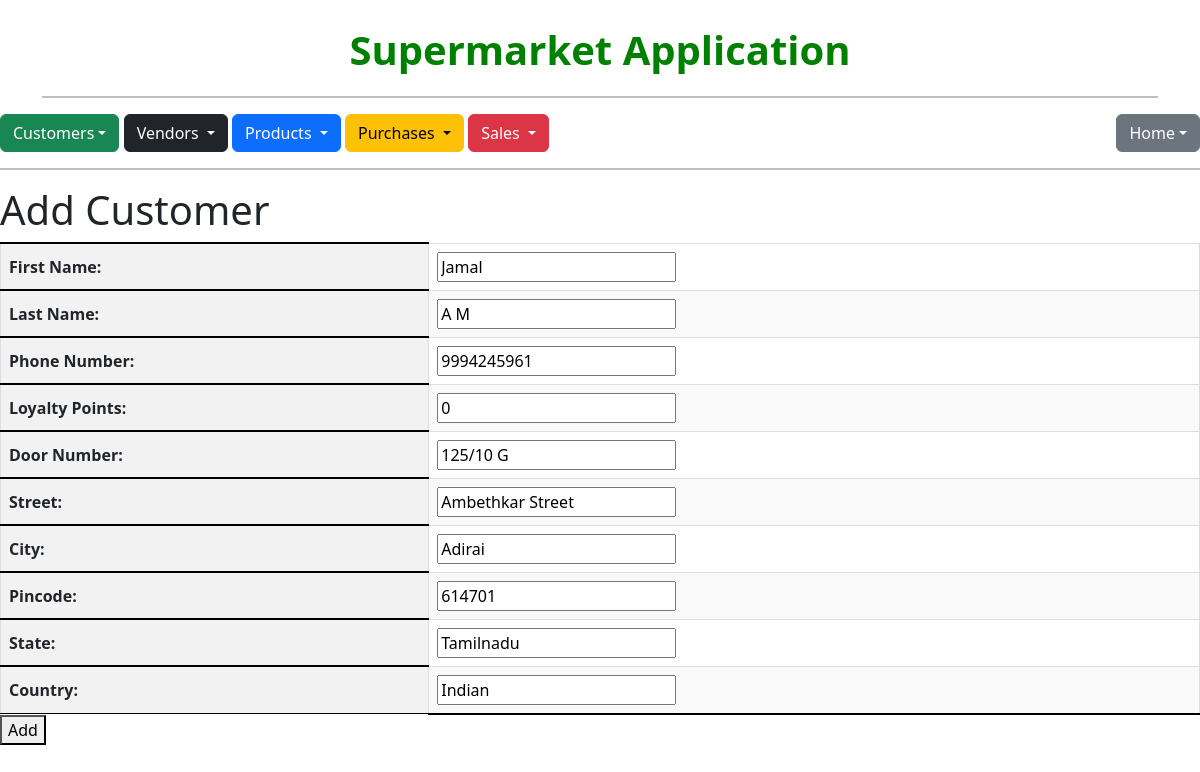
Page /customers/edit/1/ on the committed database.
### customers/models.py (models this page shows, shortened)
class Customer(models.Model):
    fname = models.CharField(max_length=25, verbose_name=_('First Name'))
    lname = models.CharField(max_length=25, verbose_name=_('Last Name'))
    phone_number = models.CharField(max_length=10, unique=True, verbose_name=_('Phone Number'))
    loyalty_points = models.IntegerField(default=0, verbose_name=_('Loyalty Points'))
    door_no = models.CharField(max_length=10, verbose_name=_('Door Number'))
    street = models.CharField(max_length=25, verbose_name=_('Street'))
    city = models.CharField(max_length=25, verbose_name=_('City'))
    state = models.CharField(max_length=25, verbose_name=_('State'))
    country = models.CharField(max_length=25, verbose_name=_('Country'))
    pincode = models.CharField(
        max_length=6,
        validators=[RegexValidator('^[0-9]{6}$', _('Invalid postal code'))],
        verbose_name=_('Pincode')
    )

### customers/views.py (the view)
# urls.py: path('edit/<int:pk>/', views.customer_edit, name='customer_edit'),
def customer_edit(request, pk):
    customer = get_object_or_404(Customer, pk=pk)
    if request.method == 'POST':
        form = CustomerForm(request.POST, instance=customer)
        if form.is_valid():
            form.save()
            return redirect('customers:customer_list')
    else:
        form = CustomerForm(instance=customer)
    return render(request, 'customers/customers_edit.html', {'form': form, 'customer': customer})

### customers/forms.py (shortened to what this page needs)
class CustomerForm(forms.ModelForm):
    door_no = forms.CharField(label='Door Number')
    street = forms.CharField(label='Street')
    city = forms.CharField(label='City')
    pincode = forms.CharField(label='Pincode')
    state = forms.CharField(label='State')
    country = forms.CharField(label='Country')
    class Meta:
        model = Customer
        fields = ['fname', 'lname', 'phone_number', 'loyalty_points', 'door_no', 'street', 'city', 'pincode', 'state', 'country']
        labels = {
            'fname': 'First Name',
            'lname': 'Last Name',
            'phone_number': 'Phone Number',
            'loyalty_points': 'Loyalty Points',
            'door_no': 'Door Number',
            'street': 'Street',
            'city': 'City',
            'pincode': 'Pincode',
            'state': 'State',
            'country': 'Country',
        }
    def __init__(self, *args, **kwargs):
        super().__init__(*args, **kwargs)
        instance = kwargs.get('instance')
        if instance:
            self.fields['loyalty_points'].widget.attrs['readonly'] = True

### templates/customers/customers_edit.html (shortened to what this page needs)
{% extends 'main.html' %}
{% block content %}
  <h1>Add Customer</h1>
  <form method="POST">
    <table>
      {{ form.as_table }}
    </table>
    <button type="submit">Add</button>
  </form>
{% endblock %}

### static/css/styles.css (style rules this page uses)
table { border-collapse: collapse; width: 100%; }
table th, table td { border: 1px solid #ddd; padding: 8px; }
table th { background-color: #f2f2f2; font-weight: bold; border-top: 2px solid black; border-bottom: 1px solid black; border-image: linear-gradient(black, black) 0 0 2px; }
table tr:nth-child(even) { background-color: #f9f9f9; }
table tr:last-child td { border-bottom: 2px solid black; }

### rows in the picture
Customer: fname "Jamal", lname "A M", phone_number "9994245961", loyalty_points "0", door_no "125/10 G", street "Ambethkar Street", city "Adirai", pincode "614701", state "Tamilnadu", country "Indian"
